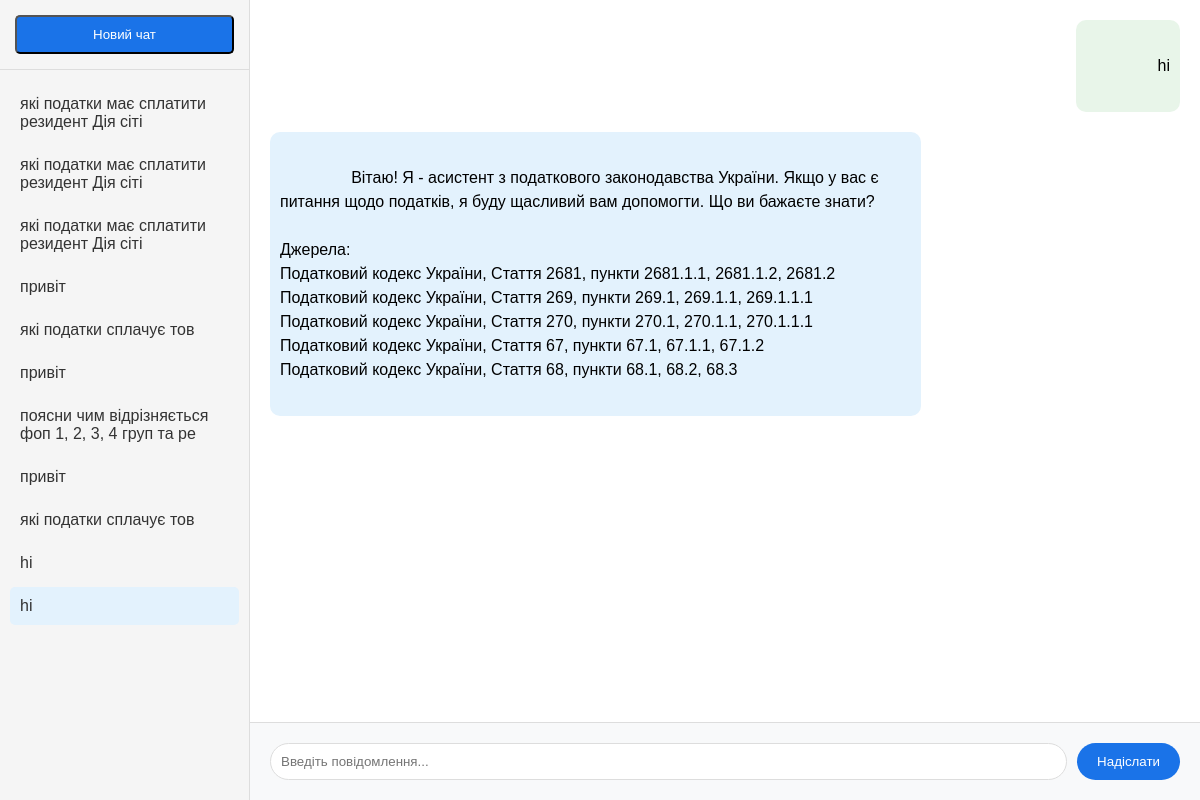
The app's page /chat/?chat_id=1 (signed in) with its own data.
### chat/models.py (models this page shows, shortened)
class Chat(models.Model):
    user = models.ForeignKey(User, on_delete=models.CASCADE)
    title = models.CharField(max_length=200)
    created_at = models.DateTimeField(auto_now_add=True)

class Message(models.Model):
    chat = models.ForeignKey(Chat, on_delete=models.CASCADE)
    content = models.TextField()
    is_assistant = models.BooleanField(default=False)
    timestamp = models.DateTimeField(auto_now_add=True)

### chat/views.py (the view, shortened to what this page needs)
# urls.py: path("chat/", views.chat_view, name="chat"),
@login_required
def chat_view(request):
    chats = Chat.objects.filter(user=request.user).order_by("-created_at")
    current_chat = None
    messages = []
    chat_id = request.GET.get("chat_id")
    if chat_id:
        current_chat = get_object_or_404(Chat, id=chat_id, user=request.user)
        messages = Message.objects.filter(chat=current_chat).order_by("timestamp")
    return render(
        request,
        "chat.html",
        {"chats": chats, "current_chat": current_chat, "messages": messages},
    )

### chat/templates/chat.html (shortened to what this page needs)
{% extends 'base.html' %}
{% block content %}
<div class="chat-container">
    <div class="sidebar" id="sidebar">
        <div class="sidebar-header">
            <button class="new-chat-btn" onclick="window.location.href='/chat/'">Новий чат</button>
        </div>
        <div class="chats-list">
            {% for chat in chats %}
            <div class="chat-item {% if current_chat.id == chat.id %}active{% endif %}">
                <a href="?chat_id={{ chat.id }}">{{ chat.title }}</a>
            </div>
            {% endfor %}
        </div>
    </div>
    <div class="chat-main">
        <div class="messages-container">
            {% for message in messages %}
            <div class="message {% if message.is_assistant %}assistant{% else %}user{% endif %}">
                {{ message.content }}
            </div>
            {% endfor %}
        </div>
        <form method="post" class="message-form">
            <input type="text" name="message" placeholder="Введіть повідомлення..." required>
            <button type="submit">Надіслати</button>
        </form>
    </div>
</div>
{% endblock %}

### chat/static/css/style.css (style rules this page uses)
* { margin: 0; padding: 0; box-sizing: border-box; }
body { margin: 0; padding: 0; font-family: Arial, sans-serif; background-color: #f0f2f5; }
.chat-container { display: flex; height: 100vh; position: relative; }
.sidebar { width: 250px; background-color: #f5f5f5; border-right: 1px solid #ddd; transition: transform 0.3s ease; position: relative; overflow-y: auto; }
.sidebar-header { padding: 15px; border-bottom: 1px solid #ddd; }
.new-chat-btn { display: block; width: 100%; padding: 10px 15px; background-color: #1a73e8; color: white; text-decoration: none; border-radius: 5px; text-align: center; font-weight: 500; transition: background-color 0.2s; }
.chats-list { padding: 10px; }
.chat-item { padding: 10px; margin: 5px 0; border-radius: 5px; cursor: pointer; transition: background-color 0.2s; }
.chat-item.active { background-color: #e3f2fd; }
.chat-item a { color: #333; text-decoration: none; display: block; }
.chat-main { flex: 1; display: flex; flex-direction: column; background-color: #ffffff; }
.messages-container { flex: 1; overflow-y: auto; padding: 10px; display: flex; flex-direction: column; }
.message { max-width: 70%; margin: 10px; padding: 10px; border-radius: 10px; word-wrap: break-word; white-space: pre-wrap; line-height: 1.5; }
.message.assistant { background-color: #e3f2fd; align-self: flex-start; }
.message.user { background-color: #e8f5e9; align-self: flex-end; }
.message-form { padding: 20px; background-color: #f8f9fa; border-top: 1px solid #ddd; display: flex; gap: 10px; }
.message-form input { flex: 1; padding: 10px; border: 1px solid #ddd; border-radius: 20px; outline: none; }
.message-form button { padding: 10px 20px; background-color: #1a73e8; color: white; border: none; border-radius: 20px; cursor: pointer; transition: background-color 0.2s; }

### records on screen
Chat: title "які податки має сплатити резидент Дія сіті"
Chat: title "які податки має сплатити резидент Дія сіті"
Chat: title "які податки має сплатити резидент Дія сіті"
Chat: title "привіт"
Chat: title "які податки сплачує тов"
Chat: title "привіт"
Chat: title "поясни чим відрізняється фоп 1, 2, 3, 4 груп та ре"
Chat: title "привіт"
Chat: title "які податки сплачує тов"
Chat: title "hi"
Chat: title "hi"
Message: content "hi"
Message: content "Вітаю! Я - асистент з податкового законодавства України. Якщо у вас є питання щодо податків, я буду щасливий вам допомогти. Що ви бажаєте знати? Джерела: Податковий кодекс України, Стаття 2681, пункти 2681.1.1, 2681.1.2, 2681.2 Податковий кодекс України, Стаття 269, пункти 269.1, 269.1.1, 269.1.1.1 Податковий кодекс України, Стаття 270, пункти 270.1, 270.1.1, 270.1.1.1 Податковий кодекс України, Стаття 67, пункти 67.1, 67.1.1, 67.1.2 Податковий кодекс України, Стаття 68, пункти 68.1, 68.2, 68.3"
